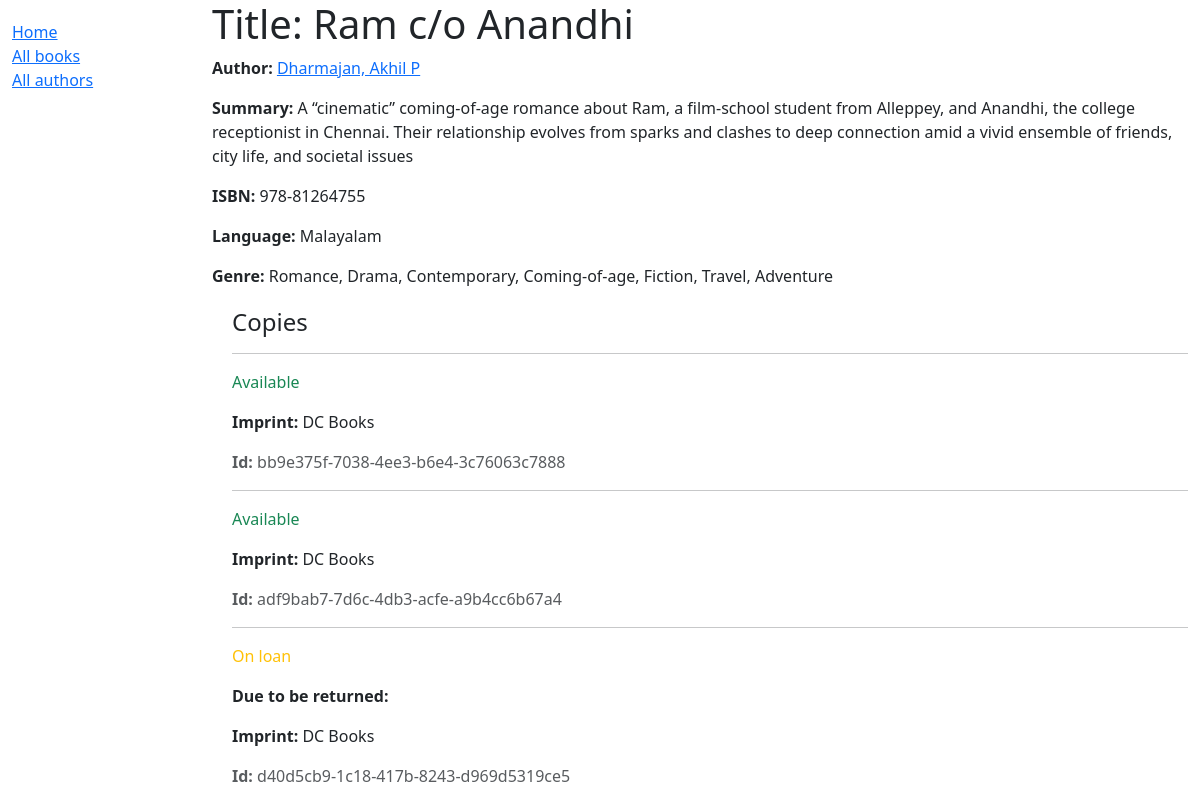
The app's page /catalog/books/1/ with its own data.
### catalog/models.py (models this page shows, shortened)
class Book(models.Model):
    title = models.CharField(max_length=1000)
    author = models.ForeignKey('Author', on_delete=models.RESTRICT, null=True)
    summary = models.TextField(
        max_length=1000,
        help_text="Enter a brief description of the book"
    )
    isbn = models.CharField(
        'ISBN',
        max_length=13,
        unique=True,
        help_text='13 Character ISBN number</a'
    )
    genre = models.ManyToManyField(Genre, help_text="Select a genre for this book")
    language = models.ForeignKey('Language', on_delete=models.SET_NULL, null=True)

class Author(models.Model):
    first_name = models.CharField(max_length=100)
    last_name = models.CharField(max_length=100)
    date_of_birth = models.DateField(null=True, blank=True)
    date_of_death = models.DateField('Died', null=True, blank=True)
    class Meta:
        ordering = ['last_name', 'first_name']
    def __str__(self):
        return f"{self.last_name}, {self.first_name}"

class Language(models.Model):
    name = models.CharField(
        max_length=200,
        unique=True,
        help_text="Enter the book's natural language (e.g English, French, Japanese etc.)"
    )
    def __str__(self):
        return self.name
    class Meta:
        constraints = [
            models.UniqueConstraint(
                Lower('name'),
                name='language_name_case_insensitive_unique',
                violation_error_message="Language already exists (case insensitive match)",
            ),
        ]

class Genre(models.Model):
    name = models.CharField(
        max_length=200,
        unique=True,
        help_text="Enter a book genre (e.g. Science Fiction, French Poetry etc."
    )
    def __str__(self):
        return self.name
    class Meta:
        constraints = [
            models.UniqueConstraint(
                Lower('name'),
                name='genre_name_case_insensitive_unique',
                violation_error_message="Genre already exists (case insensitive match)"
            ),
        ]

class BookInstance(models.Model):
    id = models.UUIDField(
        primary_key=True,
        default=uuid.uuid4,
        help_text="Unique ID for this particular book across whole library"
        )
    book = models.ForeignKey('Book', on_delete=models.RESTRICT,null=True)
    imprint = models.CharField(max_length=200)
    due_date = models.DateField(null=True, blank=True)
    LOAN_STATUS = (
        ('m', 'Maintenance'),
        ('o', 'On loan'),
        ('a', 'Available'),
        ('r', 'Reserved'),
    )
    status = models.CharField(
        max_length=1,
        choices=LOAN_STATUS,
        blank=True,
        default='m',
        help_text='Book availability',
    )
    class Meta:
        ordering=['due_date']

### catalog/views.py (the view)
# urls.py: path('books/<int:pk>/', views.BookDetailView.as_view(), name='book-detail'),
class BookDetailView(generic.DetailView):
    model = Book

### catalog/templates/catalog/book_detail.html
{% extends 'catalog/base_generic.html' %}
{% block content %}
  <h1>Title: {{ book.title }}</h1>
  <p><strong>Author:</strong> <a href="{% url 'author-detail' book.author.pk %}">{{ book.author }}</a></p>
  <p><strong>Summary:</strong> {{ book.summary }}</p>
  <p><strong>ISBN:</strong> {{ book.isbn }}</p>
  <p><strong>Language:</strong> {{ book.language }}</p>
  <p><strong>Genre:</strong> {{ book.genre.all|join:", " }}</p>
  <div style="margin-left:20px;margin-top:20px">
    <h4>Copies</h4>
    {% for copy in book.bookinstance_set.all %}
      <hr />
      <p
        class="{% if copy.status == 'a' %}text-success{% elif copy.status == 'm' %}text-danger{% else %}text-warning{% endif %}">
        {{ copy.get_status_display }}
      </p>
      {% if copy.status != 'a' %}
        <p><strong>Due to be returned:</strong> {{ copy.due_back }}</p>
      {% endif %}
      <p><strong>Imprint:</strong> {{ copy.imprint }}</p>
      <p class="text-muted"><strong>Id:</strong> {{ copy.id }}</p>
    {% endfor %}
  </div>
{% endblock %}

### records on screen
Book: author "Dharmajan, Akhil P", summary "A “cinematic” coming‑of‑age romance about Ram, a film-school student from Alleppey, and Anandhi, the college receptionist in Chennai. Their relationship evolves from sparks and clashes to deep connection amid a vivid ensemble of friends, city life, and societal issues", isbn "978‑81264755", language "Malayalam", genre.all "Romance, Drama, Contemporary, Coming-of-age, Fiction, Travel, Adventure"
BookInstance: status "Available", imprint "DC Books", id "bb9e375f-7038-4ee3-b6e4-3c76063c7888"
BookInstance: status "Available", imprint "DC Books", id "adf9bab7-7d6c-4db3-acfe-a9b4cc6b67a4"
BookInstance: status "On loan", imprint "DC Books", id "d40d5cb9-1c18-417b-8243-d969d5319ce5"
